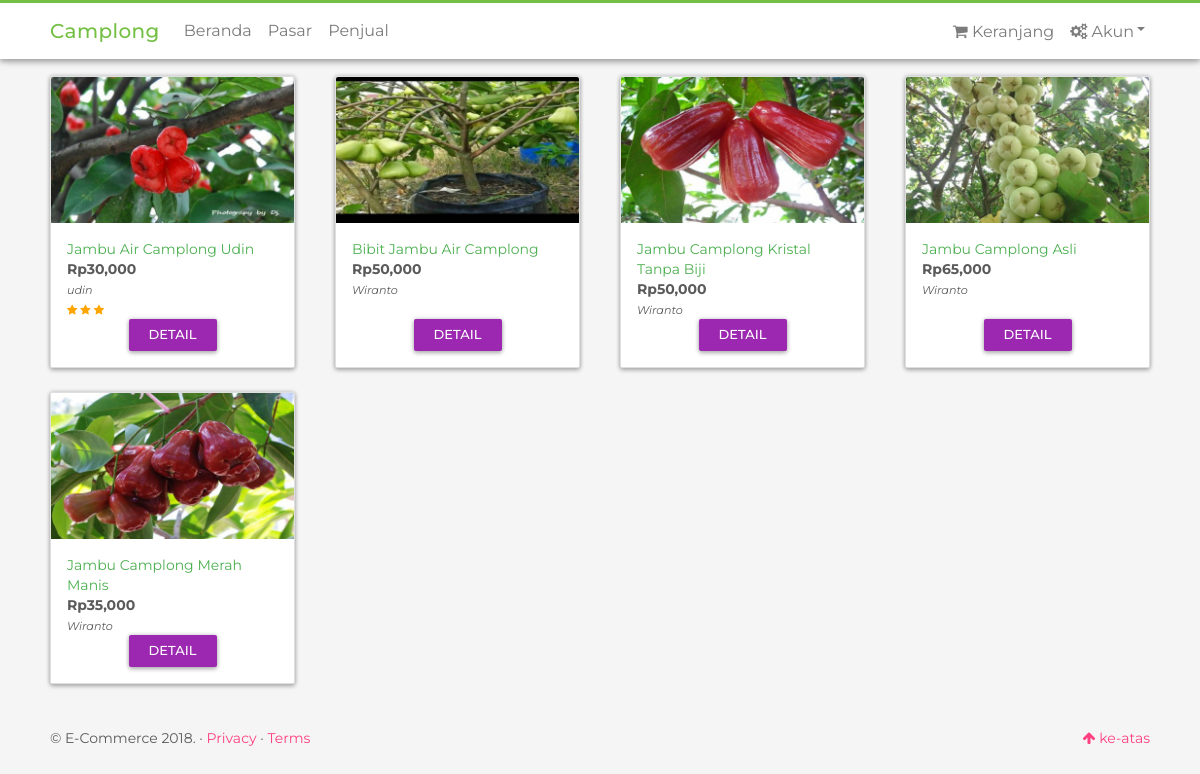
The app's page /store with its own data.
### tables this page shows
CREATE TABLE `product`  (
  `product_id` int(11) NOT NULL AUTO_INCREMENT,
  `product_title` varchar(60) NOT NULL,
  `product_price` int(20) NULL DEFAULT NULL,
  `product_url` varchar(255) NOT NULL,
  `product_picture` varchar(255) NULL DEFAULT NULL,
  `product_stock` int(11) NULL DEFAULT NULL,
  `product_stock_type` varchar(50) NULL DEFAULT NULL,
  `product_weight` int(11) NULL DEFAULT NULL,
  `product_description` varchar(1000) NULL DEFAULT NULL,
  `product_status` tinyint(1) NOT NULL COMMENT '1.publish;2.draf;3.habis;',
  `product_seller_id` int(11) NOT NULL,
  `product_category_id` int(11) NOT NULL,
  PRIMARY KEY (`product_id`) USING BTREE
);

CREATE TABLE `seller`  (
  `seller_id` int(11) NOT NULL,
  `seller_name` varchar(50) NOT NULL,
  `seller_email` varchar(50) NOT NULL,
  `seller_nohp` varchar(30) NOT NULL,
  `seller_password` varchar(80) NOT NULL,
  `seller_picture` varchar(50) NULL DEFAULT NULL,
  `seller_balance` varchar(50) NULL DEFAULT NULL,
  `seller_address` varchar(300) NULL DEFAULT NULL,
  `seller_status` tinyint(1) NULL DEFAULT NULL COMMENT '0.nonaktif;1.aktif',
  `seller_province_id` int(11) NULL DEFAULT NULL,
  `seller_city_id` int(11) NULL DEFAULT NULL,
  `seller_subdistrict_id` int(11) NULL DEFAULT NULL
);

### application/modules/store/controllers/Store.php (called while the page is built, shortened)
<?php
class Store extends CI_Controller
{
	function index()
	{
		$data['data'] = $this->db
			->select('product_title, product_price, product_id, product_picture, product_url, seller_id, seller_name, AVG(rating) AS rating')
			->join('seller', 'seller_id = product_seller_id')
			->join('seller_rating', 'rating_seller_id = seller_id','left')
			->or_where('product_stock >', 0)
			->group_by('product_id')
			->order_by('rating','desc')
			->get_where('product', ['product_status' => 1])->result();
		$this->load->view('view_store', $data);
	}
}
 ?>

### index.php (called while the page is built, shortened)
<?php
require_once BASEPATH.'core/CodeIgniter.php';

### application/helpers/myhelper_helper.php (called while the page is built, shortened)
<?php
	function isSellerLogin()
	{
		$ci = &get_instance();
		if (!empty($ci->session->seller) && $ci->session->seller['islogin'] == true)
			return true;
		else
			return false;
	}
	function isCustomerLogin()
	{
		$ci = &get_instance();
		if (!empty($ci->session->customer) && $ci->session->customer['islogin'] == true)
			return true;
		else
			return false;
	}
 ?>

### application/modules/store/views/view_store.php (the view)
<?php $this->load->view('themes/front/view_header', ['title' => 'Pasar']) ?>
  <br>
  <div class="container">
    <div class="row">
      <?php foreach ($data as $d): ?>
        <div class="col-sm-3 mb-4 d-flex align-items-stretch">
          <div class="card card-product">
            <a href="<?php echo site_url('store/product/detail/'.$d->product_url) ?>">
              <img class="card-img-top" src="<?php echo base_url('public/seller/product/resize-'.$d->product_picture) ?>" alt="<?php echo $d->product_title ?>">
            </a>
            <div class="card-body d-flex flex-column">
              <div class="card-text" style="margin:0!important">
                <a href="<?php echo site_url('store/product/detail/'.$d->product_url) ?>" class="text-success"><?php echo $d->product_title ?></a>
                <br>
                <strong class="card-text">Rp<?php echo number_format($d->product_price) ?></strong>
                <br>
                <small class="font-italic"><?php echo $d->seller_name ?></small>
                <br>
                <small class="font-italic">
                  <?php for ($i=1; $i <= floor($d->rating); $i++):?>
                    <i class="fa fa-star" style="color: orange"></i>
                  <?php endfor; ?>
                </small>
              </div>
              <div class="text-center mt-auto">
                <a href="<?php echo site_url('store/product/detail/'.$d->product_url) ?>" class="btn btn-primary btn-sm">DETAIL</a>
              </div>
            </div>
          </div>
        </div>
      <?php endforeach ?>
    </div>
  </div>
  <br>
<?php $this->load->view('themes/front/view_footer_script') ?>
<?php $this->load->view('themes/front/view_footer') ?>

### application/third_party/MX/Loader.php (shortened to what this page needs)
<?php (defined('BASEPATH')) OR exit('No direct script access allowed');
class MX_Loader extends CI_Loader
{
	protected $_module;
	public $_ci_cached_vars = array();
	public function initialize($controller = NULL)
	{
		$this->_module = CI::$APP->router->fetch_module();
	}
	public function view($view, $vars = array(), $return = FALSE)
	{
		list($path, $_view) = Modules::find($view, $this->_module, 'views/');
		if ($path != FALSE)
		{
			$this->_ci_view_paths = array($path => TRUE) + $this->_ci_view_paths;
			$view = $_view;
		}
		return $this->_ci_load(array('_ci_view' => $view, '_ci_vars' => $this->_ci_object_to_array($vars), '_ci_return' => $return));
	}
	public function _ci_load($_ci_data)
	{
		extract($_ci_data);
		if (isset($_ci_view))
		{
			$_ci_path = '';
			$_ci_file = (pathinfo($_ci_view, PATHINFO_EXTENSION)) ? $_ci_view : $_ci_view.EXT;
			foreach ($this->_ci_view_paths as $path => $cascade)
			{
				if (file_exists($view = $path.$_ci_file))
				{
					$_ci_path = $view;
					break;
				}
			}
		}
		elseif (isset($_ci_path))
		{
			$_ci_file = basename($_ci_path);
			if( ! file_exists($_ci_path)) $_ci_path = '';
		}
		if (isset($_ci_vars))
			$this->_ci_cached_vars = array_merge($this->_ci_cached_vars, (array) $_ci_vars);
		extract($this->_ci_cached_vars);
		if ((bool) @ini_get('short_open_tag') === FALSE && CI::$APP->config->item('rewrite_short_tags') == TRUE)
		{
			echo eval('?>'.preg_replace("/;*\s*\?>/", "; ?>", str_replace('<?=', '<?php echo ', file_get_contents($_ci_path))));
		}
		else
		{
			include($_ci_path);
		}
	}
}

### application/modules/themes/views/front/view_header.php (shortened to what this page needs)
<!doctype html>
<html lang="en">
  <head>
    <link href="<?php echo base_url() ?>public/bootstrap/css/bootstrap.min.css" rel="stylesheet">
    <link href="<?php echo base_url() ?>public/bootstrap/css/material.min.css" rel="stylesheet">
    <link href="//maxcdn.bootstrapcdn.com/font-awesome/4.2.0/css/font-awesome.min.css" rel="stylesheet">
    <link href="<?php echo base_url() ?>public/bootstrap/css/carousel.css" rel="stylesheet">
    <link href="<?php echo base_url() ?>public/bootstrap/css/custom.css" rel="stylesheet">
  </head>
  <body>
    <header>
      <nav class="navbar navbar-expand-md fixed-top navbar-light bg-light navbar-shadow">
        <div class="container justify-content-md-center">
          <a class="navbar-brand" href="<?php echo site_url() ?>">Camplong</a>
          <div class="collapse navbar-collapse" id="navbarCollapse">
            <ul class="navbar-nav mr-auto">
              <li class="nav-item">
                <a class="nav-link" href="<?php echo site_url() ?>">Beranda</a>
              </li>
              <li class="nav-item">
                <a class="nav-link" href="<?php echo site_url('store') ?>">Pasar</a>
              </li>
              <li class="nav-item">
                <a class="nav-link" href="<?php echo site_url('page/seller') ?>">Penjual</a>
              </li>
            </ul>
            <ul class="navbar-nav ml-auto">
              <?php if(!isSellerLogin()): ?>
                <li class="nav-item">
                  <a class="nav-link" href="<?php echo site_url('store/cart') ?>"><i class="fa fa-shopping-cart"></i> Keranjang
                  </a>
                </li>
              <?php endif; ?>
              <?php if(isSellerLogin()): ?>
                <li class="nav-item">
                  <a class="nav-link" href="<?php echo site_url('seller/dashboard') ?>"><i class="fa fa-home"></i> Dashboard</a>
                </li>
                <li class="nav-item dropdown">
                  <a class="nav-link dropdown-toggle" data-toggle="dropdown" href="#" role="button" aria-haspopup="true" aria-expanded="false">
                    <i class="fa fa-gears"></i> Akun</a>
                  <div class="dropdown-menu">
                    <a class="dropdown-item" href="<?php echo site_url('seller/account') ?>">Edit Profil</a>
                    <a class="dropdown-item" href="<?php echo site_url('seller/order') ?>">Pemesanan</a>
                    <a class="dropdown-item" href="<?php echo site_url('seller/payment') ?>">Pembayaran</a>
                    <div class="dropdown-divider"></div>
                    <a class="dropdown-item" href="<?php echo site_url('seller/signin/out') ?>">Keluar</a>
                  </div>
                </li>
              <?php else: ?>
                <li class="nav-item dropdown">
                  <a class="nav-link dropdown-toggle" data-toggle="dropdown" href="#" role="button" aria-haspopup="true" aria-expanded="false">
                    <i class="fa fa-gears"></i> Akun</a>
                </li>
              <?php endif; ?>
            </ul>
          </div>
        </div>
      </nav>
    </header>
    <main role="main" class="mt-2">

### application/modules/themes/views/front/view_footer.php (shortened to what this page needs)
      <footer class="container">
        <p class="float-right"><a href="javascript:void()" onclick="backToTop()"><i class="fa fa-arrow-up"></i> ke-atas</a></p>
        <p>&copy; E-Commerce 2018. &middot; <a href="">Privacy</a> &middot; <a href="">Terms</a></p>
      </footer>
    </main>
  </body>
</html>

### records on screen
product: product_picture (picture), product_title "Jambu Air Camplong Udin", product_price "30,000", seller.seller_name "udin"
product: product_picture (picture), product_title "Bibit Jambu Air Camplong", product_price "50,000", seller.seller_name "Wiranto"
product: product_picture (picture), product_title "Jambu Camplong Kristal Tanpa Biji", product_price "50,000", seller.seller_name "Wiranto"
product: product_picture (picture), product_title "Jambu Camplong Asli", product_price "65,000", seller.seller_name "Wiranto"
product: product_picture (picture), product_title "Jambu Camplong Merah Manis", product_price "35,000", seller.seller_name "Wiranto"
